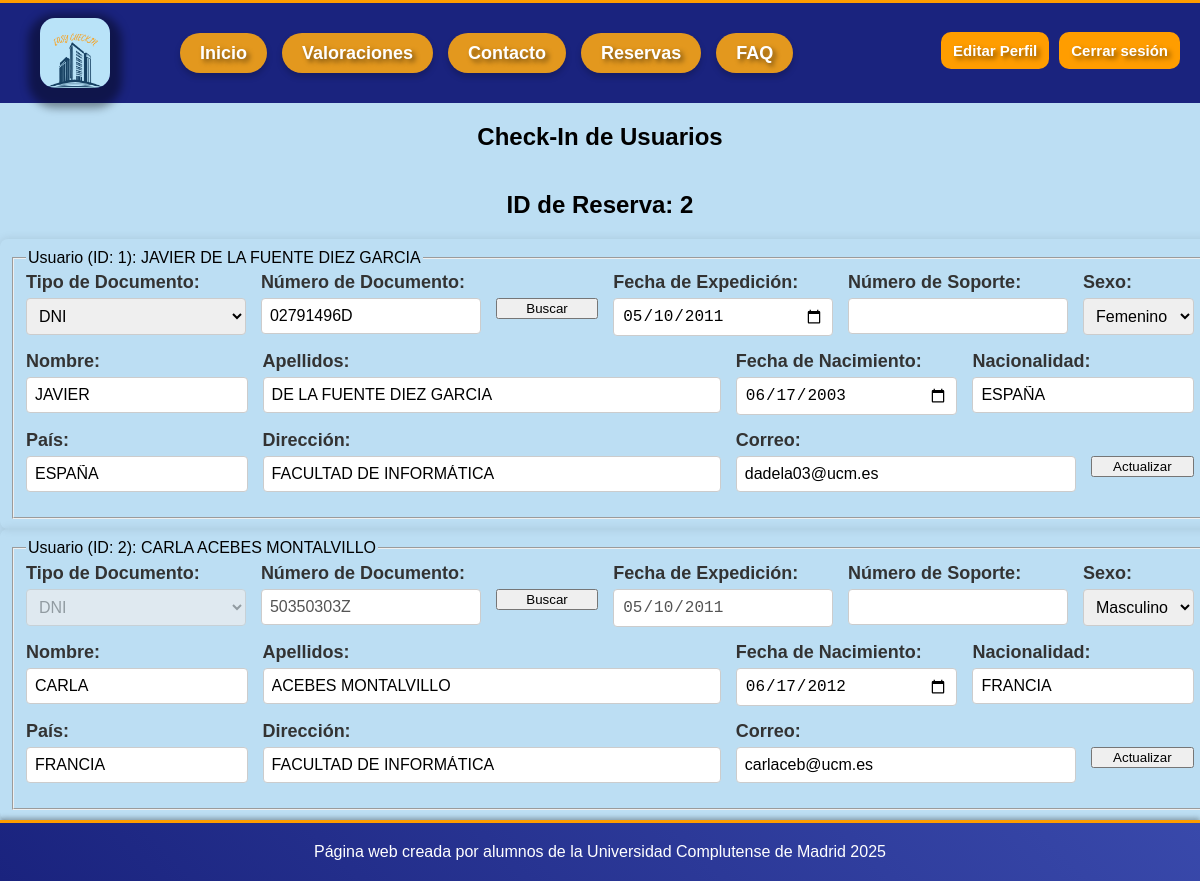
/index.php?action=checkin&id_reserva=2 (signed in), run on the app's committed database.
### tables this page shows
CREATE TABLE `usuarios` (
  `id_usuario` int NOT NULL,
  `tipo_documento` varchar(50) DEFAULT NULL,
  `numero_documento` varchar(50) DEFAULT NULL,
  `fecha_expedicion` date DEFAULT NULL,
  `nombre` varchar(255) DEFAULT NULL,
  `apellidos` varchar(255) DEFAULT NULL,
  `fecha_nacimiento` date DEFAULT NULL,
  `sexo` enum('Masculino', 'Femenino', 'Otro') DEFAULT NULL,
  `nacionalidad` varchar(100) DEFAULT NULL,
  `direccion` varchar(255) DEFAULT NULL,
  `pais` varchar(100) DEFAULT NULL,
  `correo` varchar(255) DEFAULT NULL,
  `num_soporte` varchar(50) DEFAULT NULL,
  `relacion_parentesco` varchar(100) DEFAULT NULL,
  `edad` int DEFAULT NULL,
  `password_hash` varchar(255) NOT NULL,
  `rol` enum('admin', 'usuario') NOT NULL DEFAULT 'usuario'
);

### includes/clases/checkin/CheckIn.php (called while the page is built, shortened)
<?php
class CheckIn {
    private $db;
    public function __construct() {
        $this->db = Database::getInstance()->getConnection();
    }
    public function obtenerUsuariosPorReserva($id_reserva) {
        try {
            $sql = "SELECT REPLACE(REPLACE(JSON_UNQUOTE(JSON_EXTRACT(usuarios_ids, '$[*]')), '[', ''), ']', '')
                    AS user_list FROM reservas WHERE id_reserva = :id_reserva";
            $stmt = $this->db->prepare($sql);
            $stmt->bindValue(":id_reserva", $id_reserva, PDO::PARAM_INT);
            $stmt->execute();
            $result = $stmt->fetch(PDO::FETCH_ASSOC);
            $user_list = $result['user_list'] ?? '';
            $userIds = array_map('trim', explode(',', $user_list));
            $userIds = array_filter($userIds, 'is_numeric');
            $userIds = array_map('intval', $userIds);
            $placeholders = [];
            $params = [];
            foreach ($userIds as $index => $userId) {
                $paramName = ":id_" . $index;
                $placeholders[] = $paramName;
                $params[$paramName] = $userId;
            }
            $sql = "SELECT * FROM usuarios WHERE id_usuario IN (" . implode(',', $placeholders) . ")";
            $stmt = $this->db->prepare($sql);
            foreach ($params as $param => $value) {
                $stmt->bindValue($param, $value, PDO::PARAM_INT);
            }
            $stmt->execute();
            $usuarios = [];
            while ($fila = $stmt->fetch(PDO::FETCH_ASSOC)) {
                $usuarios[] = new CheckInModelo(
                    $fila['id_usuario'],
                    $fila['nombre'],
                    $fila['correo'],
                    $fila['rol'] ?? null,
                    $fila['numero_documento'] ?? null,
                    $fila['sexo'] ?? null,
                    $fila['apellidos'] ?? null,
                    $fila['fecha_nacimiento'] ?? null,
                    $fila['nacionalidad'] ?? null,
                    $fila['pais'] ?? null,
                    $fila['direccion'] ?? null
                );
            }
            return $usuarios;
        } catch (PDOException $e) {
            return [];
        }
    }
    public function mostrarFormulario($id_reserva) {
        $usuarios = $this->obtenerUsuariosPorReserva($id_reserva);
        include __DIR__ . '/../../views/plantillas/plantilla.php';
    }
}
?>

### index.php (called while the page is built)
<?php
require 'router.php';
?>

### includes/clases/Database.php (called while the page is built)
<?php
class Database {
    private static $instance = null;
    private $conn;
    private $host = BD_HOST;
    private $user = BD_USER;
    private $pass = BD_PASS;
    private $dbname = BD_NAME;
    private function __construct() {
        try {
            $this->conn = new PDO("mysql:host={$this->host};dbname={$this->dbname}", $this->user, $this->pass);
            $this->conn->setAttribute(PDO::ATTR_ERRMODE, PDO::ERRMODE_EXCEPTION);
        } catch (PDOException $e) {
            die("Error de conexión: " . $e->getMessage());
        }
    }
    public static function getInstance() {
        if (!self::$instance) {
            self::$instance = new Database();
        }
        return self::$instance;
    }
    public function getConnection() {
        return $this->conn;
    }
}
?>

### includes/clases/checkin/CheckInModelo.php (called while the page is built, shortened)
<?php
class CheckInModelo {
    public function __construct($id_usuario, $nombre, $correo, $rol = null, $numero_documento = null, $sexo = null, $apellidos = null, $fecha_nacimiento = null, $nacionalidad = null, $pais = null, $direccion = null) {
        $this->id_usuario = $id_usuario;
        $this->nombre = $nombre;
        $this->correo = $correo;
        $this->numero_documento = $numero_documento;
        $this->sexo = $sexo;
        $this->apellidos = $apellidos;
        $this->fecha_nacimiento = $fecha_nacimiento;
        $this->nacionalidad = $nacionalidad;
        $this->pais = $pais;
        $this->direccion = $direccion;
    }
}

### includes/clases/checkin/FormularioCheckIn.php (the view, shortened to what this page needs)
<?php
class FormularioCheckIn extends Formulario
{
    public function __construct($usuario = [], $id_reserva = '') {
        $tipoFormulario = 'formCheckIn-' . ($usuario->id_usuario ?? 'nuevo');
        $this->usuario = $usuario;
        $this->id_reserva = $id_reserva;
    }
    protected function generaCamposFormulario(&$datos)
    {
        $id_usuario = $this->usuario->id_usuario ?? '';
        $nombre = $this->usuario->nombre ?? '';
        $apellidos = $this->usuario->apellidos ?? '';
        $tipo_documento = $this->usuario->tipo_documento ?? 'DNI';
        $numero_documento = $this->usuario->numero_documento ?? '';
        $fecha_nacimiento = $this->usuario->fecha_nacimiento ?? date('Y-m-d', strtotime('-14 years'));
        $fecha_expedicion = $this->usuario->fecha_expedicion ?? date('Y-m-d', strtotime('-14 years'));
        $num_soporte = $this->usuario->num_soporte ?? '';
        $sexo = $this->usuario->sexo ?? '';
        $nacionalidad = $this->usuario->nacionalidad ?? '';
        $pais = $this->usuario->pais ?? '';
        $direccion = $this->usuario->direccion ?? '';
        $correo = $this->usuario->correo ?? '';
        $selDNI = ($tipo_documento === 'DNI') ? 'selected' : '';
        $selM = ($sexo === 'Masculino') ? 'selected' : '';
        $selF = ($sexo === 'Femenino') ? 'selected' : '';
        $selO = ($sexo === 'Otro') ? 'selected' : '';
        $tipoFormulario = 'formCheckIn-' . $id_usuario;
        $html = <<<EOF
        <fieldset>
            <legend>Usuario (ID: $id_usuario): $nombre $apellidos</legend>
            <input type="hidden" name="tipoFormulario" value="$tipoFormulario">
            <input type="hidden" name="id_usuario" value="$id_usuario">
            <input type="hidden" name="id_reserva" value="{$this->id_reserva}">
            <div class="form-row">
                <div class="form-group-checkin col-2">
                    <label>Tipo de Documento:</label>
                    <select name="tipo_documento" class="tipoDocumento">
                        <option value="DNI" $selDNI>DNI</option>
                    </select>
                </div>
                <div class="form-group-checkin col-2">
                    <label>Número de Documento:</label>
                    <input type="text" name="numero_documento" class="dniInput mayuscula" value="$numero_documento">
                </div>
                <div class="form-group-checkin col-1">
                    <label>&nbsp;</label>
                    <button type="button"
                        class="buscarBtn"
                        data-id-usuario="$id_usuario"
                        data-id-reserva="{$this->id_reserva}"
                        data-documento-original="{$this->usuario->numero_documento}">
                        Buscar
                    </button>
                </div>
                <div class="form-group-checkin col-2">
                    <label>Fecha de Expedición:</label>
                    <input type="date" name="fecha_expedicion" class="fechaExpedicion" value="$fecha_expedicion">
                </div>
                <div class="form-group-checkin col-2">
                    <label>Número de Soporte:</label>
                    <input type="text" name="num_soporte" class="numSoporte mayuscula" value="$num_soporte">
                </div>
                <div class="form-group-checkin col-1">
                    <label>Sexo:</label>
                    <select name="sexo">
                        <option value="Masculino" $selM>Masculino</option>
                        <option value="Femenino" $selF>Femenino</option>
                        <option value="Otro" $selO>Otro</option>
                    </select>
                </div>
            </div>
            <div class="form-row">
                <div class="form-group-checkin col-2">
                    <label>Nombre:</label>
                    <input type="text" name="nombre" class="mayuscula" value="$nombre">
                </div>
                <div class="form-group-checkin col-4">
                    <label>Apellidos:</label>
                    <input type="text" name="apellidos" class="mayuscula" value="$apellidos">
                </div>
                <div class="form-group-checkin col-2">
                    <label>Fecha de Nacimiento:</label>
                    <input type="date" name="fecha_nacimiento" class="fechaNacimiento" value="$fecha_nacimiento">
                </div>
                <div class="form-group-checkin col-2">
                    <label>Nacionalidad:</label>
                    <input type="text" name="nacionalidad" class="mayuscula" value="$nacionalidad">
                </div>
            </div>
            <div class="form-row">
                <div class="form-group-checkin col-2">
                    <label>País:</label>
                    <input type="text" name="pais" class="mayuscula" value="$pais">
                </div>
                <div class="form-group-checkin col-4">
                    <label>Dirección:</label>
                    <input type="text" name="direccion" class="mayuscula" value="$direccion">
                </div>
                <div class="form-group-checkin col-3">
                    <label>Correo:</label>
                    <input type="email" name="correo" class="correoInput" value="$correo">
                </div>
                <div class="form-group-checkin col-1">
                    <label>&nbsp;</label>
                    <button type="submit">Actualizar</button>
                </div>
            </div>
        </fieldset>
        EOF;
        return $html;
    }
}

### checkin.php (shortened to what this page needs)
<h2>Check-In de Usuarios</h2>
<h2><strong>ID de Reserva:</strong> <?php echo htmlspecialchars($id_reserva); ?></h2>
<?php if (empty($usuarios)): ?>
    <p>No hay usuarios registrados para esta reserva.</p>
<?php else: ?>
    <?php foreach ($usuarios as $usuario): ?>
        <?php
        $form = new FormularioCheckIn($usuario, $id_reserva);
        echo $form->gestiona();
        ?>
    <?php endforeach; ?>
<?php endif; ?>

### css/estilo.css (style rules this page uses)
html, body { background-color: #bbdff3e0; font-family: "Arial Rounded MT", "Trebuchet MS", Arial, sans-serif; margin: 0; padding: 0; height: 100%; display: flex; flex-direction: column; }
body { display: flex; flex-direction: column; min-height: 100vh; }
p, h1, h2 { text-align: center; }
label { font-size: 18px; color: #333; margin-bottom: 5px; }
input, textarea { padding: 10px; font-size: 16px; border: 1px solid #ccc; border-radius: 5px; background-color: #fff; }
label { font-weight: bold; }
input { padding: 10px; border: 1px solid #ccc; border-radius: 5px; font-size: 14px; }
.mayuscula { text-transform: uppercase; }
.form-row { display: grid; grid-template-columns: repeat(10, 1fr); gap: 15px; margin-bottom: 15px; }
.col-1 { grid-column: span 1; }
.col-2 { grid-column: span 2; }
.col-3 { grid-column: span 3; }
.col-4 { grid-column: span 4; }
.form-group-checkin { display: flex; flex-direction: column; }
label { font-weight: bold; margin-bottom: 5px; }
input, select { padding: 8px; border: 1px solid #ccc; border-radius: 4px; font-size: 16px; }

### data on the page
usuarios: id_usuario "1", nombre "JAVIER", apellidos "DE LA FUENTE DIEZ GARCIA", numero_documento "02791496D", fecha_nacimiento "06/17/2003", nacionalidad "ESPAÑA", pais "ESPAÑA", direccion "Facultad de Informática", correo "dadela03@ucm.es"
usuarios: id_usuario "2", nombre "CARLA", apellidos "ACEBES MONTALVILLO", numero_documento "50350303Z", fecha_nacimiento "06/17/2012", nacionalidad "FRANCIA", pais "FRANCIA", direccion "Facultad de Informática", correo "carlaceb@ucm.es"

### other printed values
$id_reserva "2"
